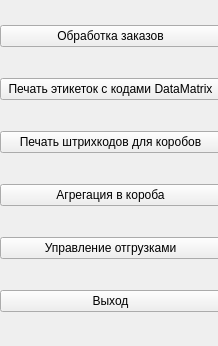
<?xml version="1.0" encoding="UTF-8"?>
<ui version="4.0">
 <class>Main_Window</class>
 <widget class="QWidget" name="Main_Window">
  <property name="geometry">
   <rect>
    <x>0</x>
    <y>0</y>
    <width>218</width>
    <height>346</height>
   </rect>
  </property>
  <property name="windowTitle">
   <string>Маркировка кодами ЧЕСТНЫЙ ЗНАК</string>
  </property>
  <widget class="QWidget" name="verticalLayoutWidget">
   <property name="geometry">
    <rect>
     <x>0</x>
     <y>0</y>
     <width>221</width>
     <height>341</height>
    </rect>
   </property>
   <layout class="QVBoxLayout" name="verticalLayout">
    <item>
     <widget class="QPushButton" name="btnOrders">
      <property name="text">
       <string>Обработка заказов</string>
      </property>
     </widget>
    </item>
    <item>
     <widget class="QPushButton" name="btnPrintDatamatrix">
      <property name="text">
       <string>Печать этикеток с кодами DataMatrix</string>
      </property>
     </widget>
    </item>
    <item>
     <widget class="QPushButton" name="btnPrintSSCC">
      <property name="text">
       <string>Печать штрихкодов для коробов</string>
      </property>
     </widget>
    </item>
    <item>
     <widget class="QPushButton" name="btnAgregation">
      <property name="text">
       <string>Агрегация в короба</string>
      </property>
     </widget>
    </item>
    <item>
     <widget class="QPushButton" name="btnOtgruzka">
      <property name="text">
       <string>Управление отгрузками</string>
      </property>
     </widget>
    </item>
    <item>
     <widget class="QPushButton" name="btnClose">
      <property name="text">
       <string>Выход</string>
      </property>
     </widget>
    </item>
   </layout>
  </widget>
 </widget>
 <resources/>
 <connections/>
</ui>
